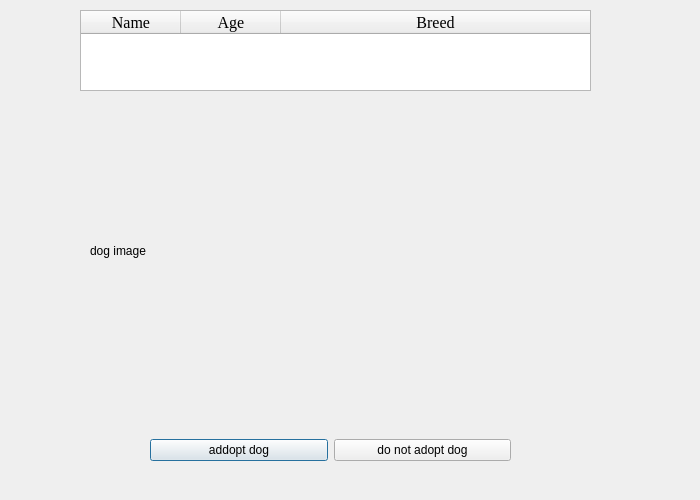
<?xml version="1.0" encoding="UTF-8"?>
<ui version="4.0">
 <class>adoptdog</class>
 <widget class="QDialog" name="adoptdog">
  <property name="geometry">
   <rect>
    <x>0</x>
    <y>0</y>
    <width>700</width>
    <height>500</height>
   </rect>
  </property>
  <property name="windowTitle">
   <string>Dialog</string>
  </property>
  <widget class="QTableWidget" name="tableWidget">
   <property name="geometry">
    <rect>
     <x>80</x>
     <y>10</y>
     <width>511</width>
     <height>81</height>
    </rect>
   </property>
   <attribute name="horizontalHeaderStretchLastSection">
    <bool>true</bool>
   </attribute>
   <column>
    <property name="text">
     <string>Name</string>
    </property>
    <property name="font">
     <font>
      <family>Times New Roman</family>
      <pointsize>12</pointsize>
     </font>
    </property>
    <property name="background">
     <color>
      <red>255</red>
      <green>194</green>
      <blue>203</blue>
     </color>
    </property>
    <property name="foreground">
     <brush brushstyle="NoBrush">
      <color alpha="255">
       <red>0</red>
       <green>0</green>
       <blue>0</blue>
      </color>
     </brush>
    </property>
   </column>
   <column>
    <property name="text">
     <string>Age</string>
    </property>
    <property name="font">
     <font>
      <family>Times New Roman</family>
      <pointsize>12</pointsize>
      <bold>false</bold>
     </font>
    </property>
    <property name="foreground">
     <brush brushstyle="NoBrush">
      <color alpha="255">
       <red>255</red>
       <green>194</green>
       <blue>203</blue>
      </color>
     </brush>
    </property>
   </column>
   <column>
    <property name="text">
     <string>Breed</string>
    </property>
    <property name="font">
     <font>
      <family>Times New Roman</family>
      <pointsize>12</pointsize>
     </font>
    </property>
    <property name="background">
     <color>
      <red>255</red>
      <green>194</green>
      <blue>203</blue>
     </color>
    </property>
   </column>
  </widget>
  <widget class="QWidget" name="horizontalLayoutWidget">
   <property name="geometry">
    <rect>
     <x>150</x>
     <y>410</y>
     <width>361</width>
     <height>80</height>
    </rect>
   </property>
   <layout class="QHBoxLayout" name="horizontalLayout">
    <item>
     <widget class="QPushButton" name="pushButtonAdopt">
      <property name="text">
       <string>addopt dog</string>
      </property>
     </widget>
    </item>
    <item>
     <widget class="QPushButton" name="pushButtonNotAdopt">
      <property name="text">
       <string>do not adopt dog</string>
      </property>
     </widget>
    </item>
   </layout>
  </widget>
  <widget class="QLabel" name="labelDogImage">
   <property name="geometry">
    <rect>
     <x>90</x>
     <y>110</y>
     <width>501</width>
     <height>281</height>
    </rect>
   </property>
   <property name="text">
    <string>dog image</string>
   </property>
   <property name="scaledContents">
    <bool>true</bool>
   </property>
  </widget>
 </widget>
 <resources/>
 <connections/>
</ui>
